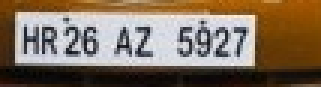
#> input picture detection/IMG_CROP/0.jpg, 107 x 29 px, found by its file name (shown 3 times larger); its folder holds only this picture in this run
$ python -i ocr.py   (imports and definitions only)
#> lines starting #> are read from the running program, lines starting #| are printed output that depends on the picture; after the words box and inside, x2 and y2 are one past the last pixel; in counts of white or black regions, pixels touching at a corner belong together
import cv2
import pytesseract
import os
import re


def plate_to_sting():
    img_list = os.listdir("detection/IMG_CROP")

    try:
        os.remove("detection/IMG_CROP/.DS_Store")
        # print("removed .DS")

    except:
        pass

    for img in img_list:
        try:
            # print(img)
            image = cv2.imread(os.path.join("detection/IMG_CROP", img))
#> image is the input picture: shape (29, 107, 3); mean B, G, R 93.3, 111.4, 129
            gray = cv2.cvtColor(image, cv2.COLOR_BGR2GRAY)
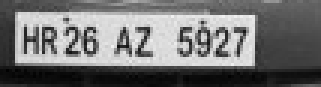
#> gray: shape (29, 107) (shown 3 times larger); min 1, max 240, mean 114.6
            resized = cv2.resize(gray, (300, 50), interpolation=cv2.INTER_CUBIC)
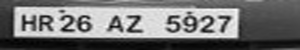
#> resized: shape (50, 300); min 1, max 255, mean 114.6
            dn_gray = cv2.fastNlMeansDenoising(resized, templateWindowSize=7, h=25)
            gray_bin = cv2.threshold(dn_gray, 80, 255, cv2.THRESH_BINARY)[1]
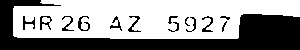
#> gray_bin: shape (50, 300); 58.8% white; 14 black regions (1 under 20 px), largest, box (x1, y1, x2, y2) and area: (0, 0, 300, 50) 5560, (78, 16, 90, 31) 73, (40, 16, 52, 30) 69
#> (the run stopped early here; a loop or call above may not have finished)

$ run again, on detection/IMG_CROP/4.jpg
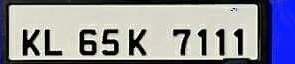
#> input picture detection/IMG_CROP/4.jpg, 295 x 64 px, found by its file name
#> in plate_to_sting, image is the input picture: shape (64, 295, 3); mean B, G, R 154.6, 144.2, 142.9
#> in plate_to_sting, `gray = cv2.cvtColor(image, cv2.COLOR_BGR2GRAY)`:
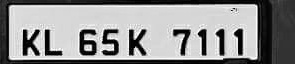
#> gray: shape (64, 295); min 0, max 255, mean 145
#> in plate_to_sting, `gray_bin = cv2.threshold(dn_gray, 80, 255, cv2.THRESH_BINARY)[1]`:
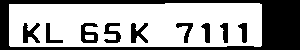
#> gray_bin: shape (50, 300); 63.9% white; 10 black regions, largest, box (x1, y1, x2, y2) and area: (0, 0, 300, 50) 4055, (81, 23, 98, 43) 207, (131, 23, 148, 43) 198

$ run again, on detection/IMG_CROP/5.jpg
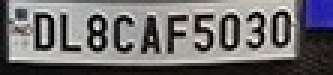
#> input picture detection/IMG_CROP/5.jpg, 111 x 25 px, found by its file name (shown 3 times larger)
#> in plate_to_sting, image is the input picture: shape (25, 111, 3); mean B, G, R 111.5, 110, 112.3
#> in plate_to_sting, `resized = cv2.resize(gray, (300, 50), interpolation=cv2.INTER_CUBIC)`:
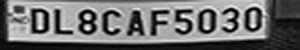
#> resized: shape (50, 300); min 0, max 255, mean 111
#> in plate_to_sting, `gray_bin = cv2.threshold(dn_gray, 80, 255, cv2.THRESH_BINARY)[1]`:
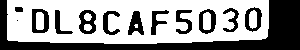
#> gray_bin: shape (50, 300); 60.1% white; 13 black regions (1 under 20 px), largest, box (x1, y1, x2, y2) and area: (0, 0, 300, 50) 3920, (79, 10, 96, 34) 251, (32, 9, 49, 33) 246

$ run again, on detection/IMG_CROP/6.jpg
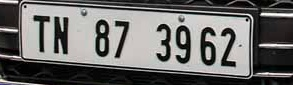
#> input picture detection/IMG_CROP/6.jpg, 293 x 85 px, found by its file name
#> in plate_to_sting, image is the input picture: shape (85, 293, 3); mean B, G, R 104.3, 106, 106.8
#> in plate_to_sting, `resized = cv2.resize(gray, (300, 50), interpolation=cv2.INTER_CUBIC)`:
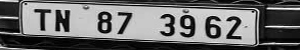
#> resized: shape (50, 300); min 0, max 255, mean 105.9
#> in plate_to_sting, `gray_bin = cv2.threshold(dn_gray, 80, 255, cv2.THRESH_BINARY)[1]`:
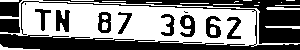
#> gray_bin: shape (50, 300); 51.6% white; 14 black regions (2 under 20 px), largest, box (x1, y1, x2, y2) and area: (0, 1, 300, 50) 3026, (43, 0, 300, 44) 2373, (0, 0, 22, 17) 279

$ run again, on detection/IMG_CROP/1.jpg
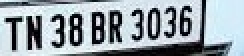
#> input picture detection/IMG_CROP/1.jpg, 122 x 28 px, found by its file name (shown 2 times larger)
#> in plate_to_sting, image is the input picture: shape (28, 122, 3); mean B, G, R 167.5, 160.6, 150.4
#> in plate_to_sting, `resized = cv2.resize(gray, (300, 50), interpolation=cv2.INTER_CUBIC)`:
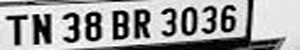
#> resized: shape (50, 300); min 0, max 255, mean 159.1
#> in plate_to_sting, `gray_bin = cv2.threshold(dn_gray, 80, 255, cv2.THRESH_BINARY)[1]`:
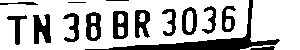
#> gray_bin: shape (50, 300); 74% white; 15 black regions (1 under 20 px), largest, box (x1, y1, x2, y2) and area: (85, 0, 280, 50) 1336, (33, 14, 51, 44) 358, (113, 11, 128, 39) 306
